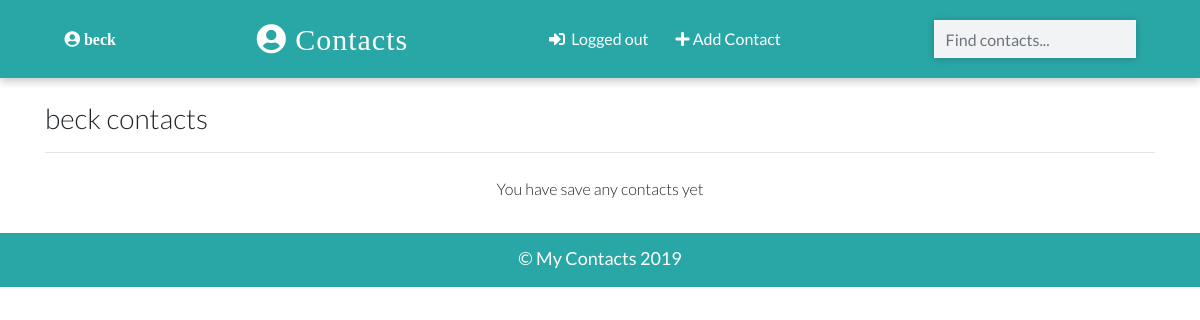
The app's page / (signed in), older data.
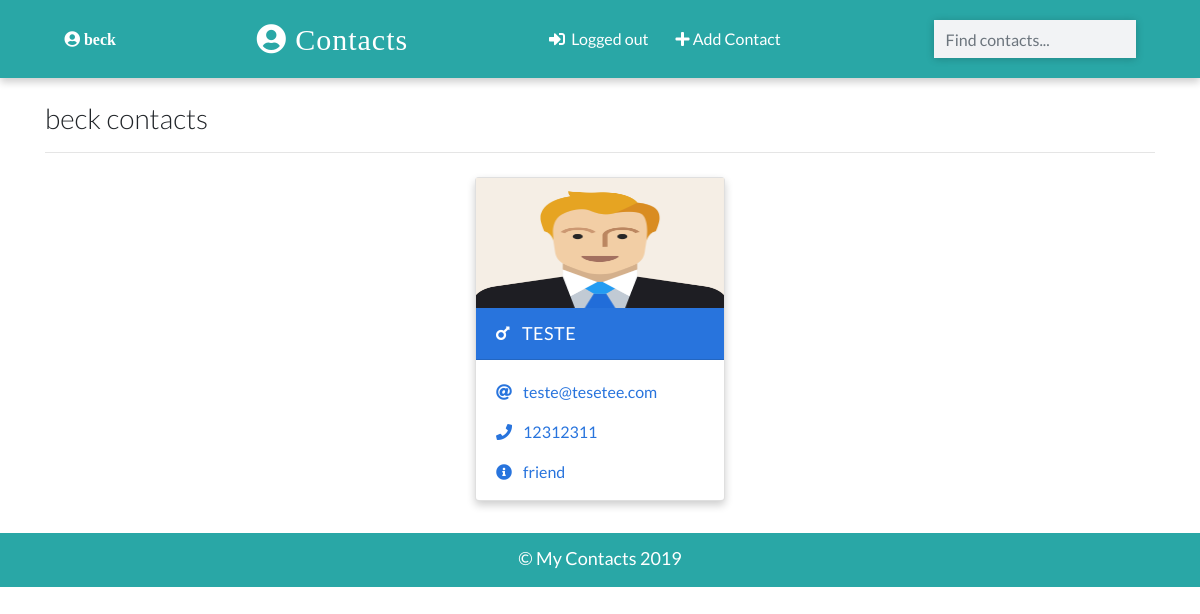
The same page, newer data.
### app/models.py (models this page shows, shortened)
class Contact(models.Model):
    manager = models.ForeignKey(User, on_delete=models.CASCADE, default=None)
    name = models.CharField(max_length=20)
    email = models.EmailField(max_length=100, unique = True)
    phone = models.IntegerField(unique = True)
    info = models.CharField(max_length=30)
    gender = models.CharField(max_length=50, choices =(
        ('male', 'Male'),
        ('female', 'Female'),
        ('other', 'Other')
    ))
    image = models.ImageField(upload_to='images/', blank = True)
    date_added = models.DateTimeField(default=datetime.now)
    class Meta:
        ordering = ['-id']

### app/views.py (the view)
# urls.py: path('', views.HomePageView.as_view(), name="home"),
class HomePageView(LoginRequiredMixin, ListView):
    template_name = 'index.html'
    model = Contact
    context_object_name = 'contacts'
    def get_queryset(self):
        contacts = super().get_queryset()
        return contacts.filter(manager = self.request.user)

### templates/index.html (shortened to what this page needs)
{% extends 'base.html' %}
{% load static %}
{% block content %}
<div class="container">
  <h3 class="heading font-weight-light">{{user.username}} contacts</h3>
  <hr />
</div>
<div class="container main-part">
{% if contacts  %}
{% for contact in contacts  %}
{% include 'partials/_card.html' %}
{% endfor %}
{% else %}
<p class="d-block font-weight-light my-2 heading"> You have save any contacts yet </p>
{% endif %}
</div>
{% endblock content %}

### templates/base.html (shortened to what this page needs)
{% load static %}
<!DOCTYPE html>
<html lang="en">
  <head>
    <link
      rel="stylesheet"
      href="https://stackpath.bootstrapcdn.com/bootstrap/4.2.1/css/bootstrap.min.css"
    />
    <link rel="stylesheet" href="{% static './css/main.css' %}" />
    <link
      rel="stylesheet"
      href="https://use.fontawesome.com/releases/v5.6.3/css/all.css"
    />
  </head>
  <body>
    <nav>
      {% if request.user.is_authenticated %}
        <i class="text-white fas fa-user-circle"> {{user.username}}</i>
      {% endif %}
      <a class="logo" href="{% url 'home' %}">
        <i class="fas fa-user-circle"></i>&nbsp;Contacts
      </a>
      <p class="feature-link m-0 p-0">
      {% if request.user.is_authenticated %}
      <a href="{% url 'logout' %}" class="mr-4 text-white">
      <i class="fas fa-sign-in-alt"> </i>&nbsp; Logged out
      </a>
      <a href="{% url 'create' %}" class="mr-4 text-white">
      <i class="fas fa-plus"> </i>&nbsp;Add Contact
      </a>
      {% endif %}
      </p>
      <form class="form-inline my-2" action="{% url 'search' %}" method="GET">
        <input
          class="form-control search-box"
          type="search"
          placeholder="Find contacts..."
          name = "search_term"
          value = "{{search_term}}"
        />
      </form>
    </nav>
    <br />
    {% block content%}
    {% endblock content %}
    <footer class="mt-4 p-2">
      <p class="text-center p-1 m-0">&copy; My Contacts 2019</p>
    </footer>
  </body>
</html>

### templates/partials/_card.html (shortened to what this page needs)
{% load static %} {% if contact.gender == 'male'  %}
  <div class="card my-2 mx-2 boy-card {% if 'detail' in request.path %} mx-auto w-25 {% endif %}">
    <img src=" {% if contact.image %}
    {{ contact.image.url }}
    {% else %}
    {% static './images/boy.png' %}
    {% endif %} " class="img-fluid" />
    <div class="card-header">
      <a href="{% url 'detail' contact.id %}" class="text-white header-link"
        ><i class="fas fa-mars mr-2"></i> {{ contact.name }} </a
      >
    </div>
    <div class="card-body pb-0">
      <p>
        <i class="fas fa-at mr-2"></i>
        <a href="mailto:{{ contact.email }}">{{ contact.email }}</a>
      </p>
      <p>
        <i class="fas fa-phone mr-2"></i>
        <a href="tel:{{ contact.phone }}">{{ contact.phone }}</a>
      </p>
      <p><i class="fas fa-info-circle mr-2"></i> {{ contact.info }} </p>
    </div>
  </div>
{% endif %}

### static/css/main.css (style rules this page uses)
:root { --back: #29a7a6; --girl: #e64298; --boy: #2874dd; }
body { font-family: Lato, sans-serif; }
nav { font-weight: light; display: flex; justify-content: space-around; background-color: var(--back); align-items: center; padding-top: 12px; padding-bottom: 12px; box-shadow: 0 4px 8px 0 rgba(0, 0, 0, 0.2); }
.logo { font-size: 30px; letter-spacing: 1px; color: white; padding: 2px 12px; border-radius: 8px; font-family: cursive; }
.search-box { border-radius: 0px !important; width: 250px; border: none !important; background-color: #f2f3f5 !important; box-shadow: 0 1px 8px 0 rgba(0, 0, 0, 0.2); }
.card { box-shadow: 0 4px 8px 0 rgba(0, 0, 0, 0.2); transition: 0.3s; min-width: 250px; box-sizing: border-box; }
img { height: 130px !important; }
.card-header { font-size: 18px; letter-spacing: 0.5px; text-transform: uppercase; }
.boy-card .card-header { background-color: var(--boy); }
.boy-card .card-body, .boy-card .card-body p a { color: var(--boy); }
.card-body p { cursor: pointer; }
.main-part { display: flex; flex-wrap: wrap; justify-content: space-evenly; }
footer { background-color: var(--back); color: white; font-size: 18px; border-bottom: 3px solid var(--back); }

Row changes from the older to the newer data that the page shows:
added Contact: name "TESTE", email "teste@tesetee.com", phone "12312311", info "friend"
Text that changed along with them:
text no longer shown: "You have save any contacts yet"
